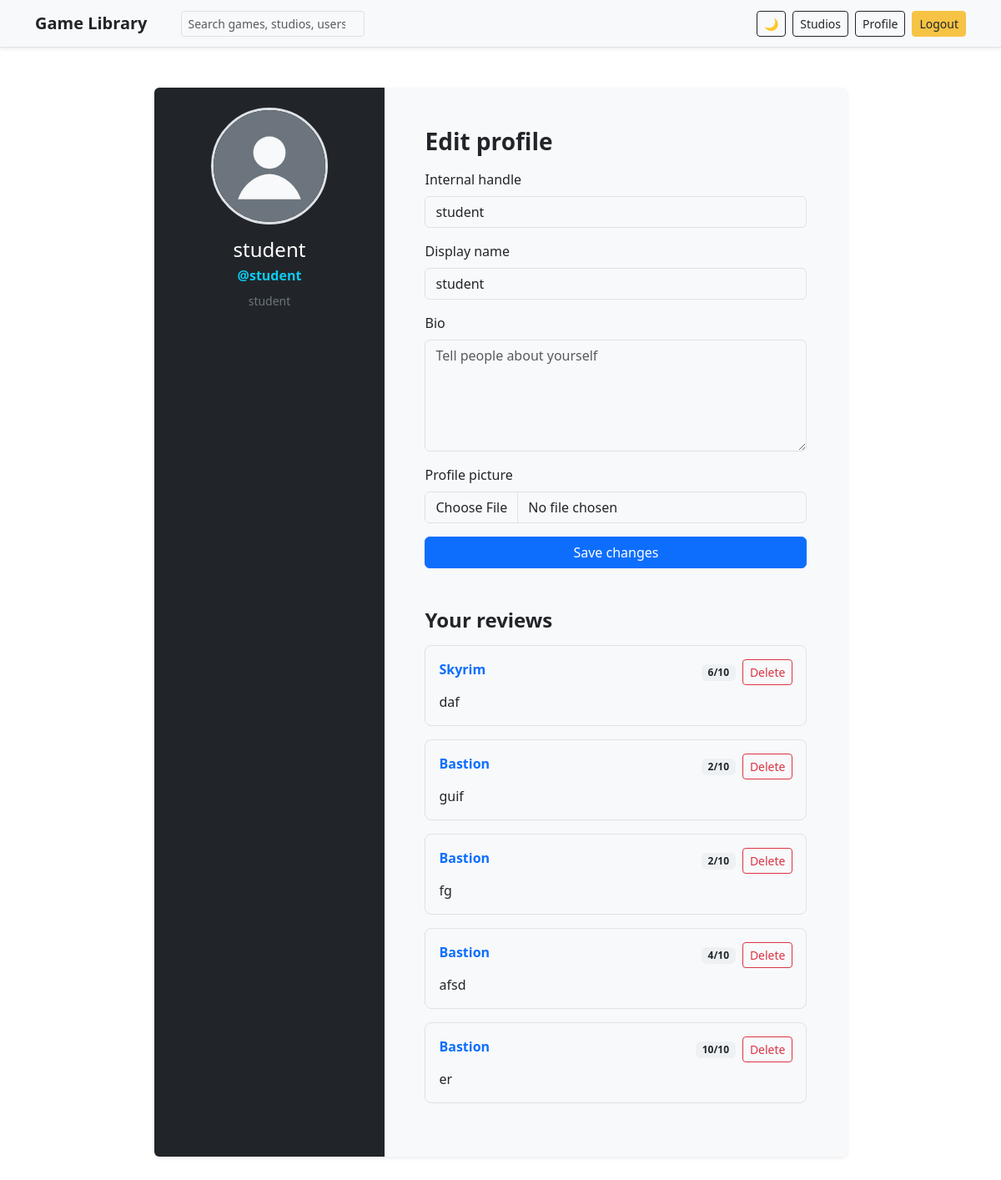
/accounts/profile/ (signed in), run on the app's committed database.
### games/models.py (models this page shows, shortened)
class UserProfile(models.Model):
    user = models.OneToOneField(
        settings.AUTH_USER_MODEL,
        on_delete=models.CASCADE,
        related_name='profile'
    )
    display_name = models.CharField(max_length=100, blank=True)
    public_handle = models.CharField(max_length=100, unique=True, blank=True)
    bio = models.TextField(max_length=500, blank=True)
    avatar = models.ImageField(
        upload_to='profile_avatars/',
        default='defaults/default_avatar.svg',
        blank=True
    )

class Review(models.Model):
    author = models.ForeignKey(
        settings.AUTH_USER_MODEL,
        on_delete=models.CASCADE,
        related_name='reviews'
    )
    game = models.ForeignKey(
        Game,
        on_delete=models.CASCADE,
        related_name='reviews'
    )
    value = models.PositiveSmallIntegerField(
        validators=[MinValueValidator(1), MaxValueValidator(10)]
    )
    note = models.TextField(validators=[MaxLengthValidator(2000)], blank=True)
    created_at = models.DateTimeField(auto_now_add=True)

class Game(models.Model):
    title = models.CharField(max_length=100, blank=False, null=False)
    genre = models.ForeignKey(
        Genre,
        on_delete=models.CASCADE,
        null=False,
        blank=False
    )
    studio = models.ForeignKey(
        Studio,
        on_delete=models.CASCADE,
        null=False,
        blank=False
    )
    platforms = models.ManyToManyField(Platform, blank=True)
    description = models.TextField(
        default='No description available.',
        validators=[MaxLengthValidator(2000)],
        blank=True,
        null=False
    )
    thumbnail = models.ImageField(
        upload_to='game_thumbnails/',
        default='defaults/default_image.jpg',
        blank=False,
        null=False
    )
    release_date = models.DateField(null=True, blank=True)

### games/views.py (the view)
# urls.py: path('accounts/profile/', views.profile, name='profile'),
@login_required
def profile(request):
    profile, _ = UserProfile.objects.get_or_create(user=request.user)
    if request.method == 'POST':
        form = ProfileUpdateForm(request.POST, request.FILES, instance=profile, user=request.user)
        if form.is_valid():
            form.save()
            messages.success(request, 'Profile updated successfully.')
            return redirect('games:profile')
    else:
        form = ProfileUpdateForm(instance=profile, user=request.user)
    return render(request, 'registration/profile.html', {
        'profile': profile,
        'form': form,
        'user_reviews': request.user.reviews.select_related('game').order_by('-created_at'),
    })

### games/forms.py (shortened to what this page needs)
class ProfileUpdateForm(forms.ModelForm):
    username = forms.CharField(label='Internal handle', max_length=150)
    class Meta:
        model = UserProfile
        fields = ('display_name', 'bio', 'avatar')
        widgets = {
            'display_name': forms.TextInput(attrs={'class': 'form-control'}),
            'bio': forms.Textarea(attrs={'class': 'form-control', 'rows': 5}),
            'avatar': forms.FileInput(attrs={'class': 'form-control'}),
        }
    def __init__(self, *args, **kwargs):
        self.user = kwargs.pop('user')
        super().__init__(*args, **kwargs)
        self.fields['username'].initial = self.user.username
        self.fields['username'].widget.attrs.update({'class': 'form-control'})
        self.fields['display_name'].widget.attrs.update({'class': 'form-control', 'placeholder': 'Your display name'})
        self.fields['bio'].widget.attrs.update({'class': 'form-control', 'rows': 5, 'placeholder': 'Tell people about yourself'})
        self.fields['avatar'].widget.attrs.update({'class': 'form-control'})

### games/templates/registration/profile.html (shortened to what this page needs)
{% extends 'base.html' %}
{% block content %}
<div class="row justify-content-center">
  <div class="col-lg-9">
    <div class="card shadow-sm border-0 overflow-hidden">
      <div class="row g-0">
        <div class="col-md-4 bg-dark text-white p-4 text-center">
          {% if profile.avatar %}
            <img src="{{ profile.avatar.url }}" alt="{{ profile.display_name }}" class="rounded-circle border border-3 border-light mb-3" width="140" height="140" style="object-fit: cover;">
          {% else %}
            <div class="rounded-circle bg-secondary d-flex align-items-center justify-content-center border border-3 border-light mb-3 mx-auto" style="width:140px;height:140px;">
              <span class="display-5 fw-bold">{{ profile.public_handle|slice:":1"|upper }}</span>
            </div>
          {% endif %}
          <h2 class="h4 mb-1">{{ profile.display_name }}</h2>
          <div class="text-info fw-semibold">@{{ profile.public_handle }}</div>
          <div class="text-white-50 small mt-2">{{ user.username }}</div>
        </div>
        <div class="col-md-8 p-4 p-md-5">
          <h1 class="h3 fw-bold mb-3">Edit profile</h1>
          <form method="post" enctype="multipart/form-data" class="vstack gap-3 mb-5">
            <div>
              <label class="form-label" for="id_username">Internal handle</label>
              {{ form.username }}
            </div>
            <div>
              <label class="form-label" for="id_display_name">Display name</label>
              {{ form.display_name }}
            </div>
            <div>
              <label class="form-label" for="id_bio">Bio</label>
              {{ form.bio }}
            </div>
            <div>
              <label class="form-label" for="id_avatar">Profile picture</label>
              {{ form.avatar }}
            </div>
            <button class="btn btn-primary" type="submit">Save changes</button>
          </form>
          <h2 class="h4 fw-bold mb-3">Your reviews</h2>
          {% for review in user_reviews %}
            <div class="border rounded-3 p-3 mb-3 bg-light">
              <div class="d-flex justify-content-between mb-2">
                <a href="{% url 'games:game_detail' review.game.pk %}" class="fw-semibold text-decoration-none">{{ review.game.title }}</a>
                <div class="d-flex align-items-center gap-2">
                  <span class="badge text-bg-primary">{{ review.value }}/10</span>
                  <form method="post" action="{% url 'games:review_delete' review.pk %}" class="d-inline">
                    <button type="submit" class="btn btn-outline-danger btn-sm">Delete</button>
                  </form>
                </div>
              </div>
              <p class="mb-0">{{ review.note|default:"No note added." }}</p>
            </div>
          {% empty %}
            <p class="text-muted mb-0">You haven’t posted any reviews yet.</p>
          {% endfor %}
        </div>
      </div>
    </div>
  </div>
</div>
{% endblock %}

### games/static/games/css/theme.css (style rules this page uses)
:root, [data-bs-theme="light"] { --theme-bg: #ffffff; --theme-surface: #f8f9fa; --theme-surface-2: #eef1f4; --theme-text: #212529; --theme-muted: #6c757d; --theme-border: #dee2e6; --theme-link: #0d6efd; --theme-link-hover: #0a58ca; --theme-navbar-bg: #f8f9fa; --theme-navbar-fg: #212529; --theme-navbar-border: #dee2e6; --theme-accent: #0d6efd; --theme-accent-contrast: #ffffff; }
body { background: var(--theme-bg) !important; color: var(--theme-text) !important; }
a { color: var(--theme-link); }
.card, .alert, .dropdown-menu, .list-group-item, .form-control, .form-select, .input-group-text { background-color: var(--theme-surface) !important; color: var(--theme-text) !important; border-color: var(--theme-border) !important; }
:root, [data-bs-theme="light"] { --tile-shadow: 0 0.5rem 1rem rgba(2,6,23,0.06); }
.bg-light, .bg-white, .bg-body-tertiary { background-color: var(--theme-surface) !important; color: var(--theme-text) !important; }
.text-muted, .small.text-muted, .form-text, .list-group-item .small, .card .small { color: var(--theme-muted) !important; }
.border, .border-top, .border-bottom, .border-start, .border-end { border-color: var(--theme-border) !important; }
.badge.text-bg-secondary, .badge.text-bg-primary, .badge.text-bg-info, .badge.text-bg-warning, .badge.text-bg-success { background-color: var(--theme-surface-2) !important; color: var(--theme-text) !important; }
.btn-primary { --bs-btn-bg: var(--theme-accent); --bs-btn-border-color: var(--theme-accent); --bs-btn-hover-bg: var(--theme-link-hover); --bs-btn-hover-border-color: var(--theme-link-hover); --bs-btn-color: var(--theme-accent-contrast); }

### data on the page
UserProfile: avatar (placeholder picture), display_name "student", public_handle "student"
Review: game "Skyrim", value "6", note "daf"
Review: game "Bastion", value "2", note "guif"
Review: game "Bastion", value "2", note "fg"
Review: game "Bastion", value "4", note "afsd"
Review: game "Bastion", value "10", note "er"

### other printed values
{{ user.username }} "student"
